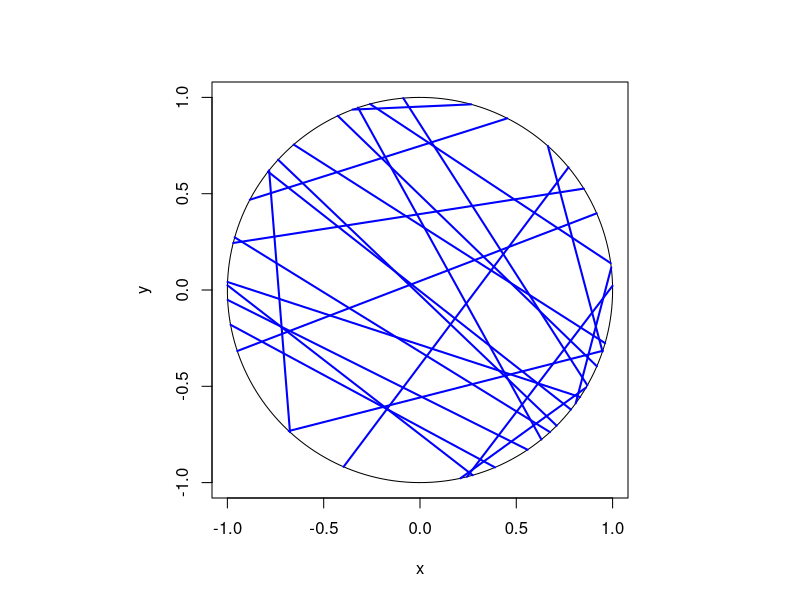

Generate this figure with R:
# Simulate a uniform Poisson line process on a disk. 
# Author: H. Paul Keeler, 2019.
# Website: hpaulkeeler.com
# Repository: github.com/hpaulkeeler/posts
# For more details, see the post:
# hpaulkeeler.com/simulating-a-poisson-line-process/

###START Parameters START###
#Poisson line process parameters
lambda=4; #intensity (ie mean density) of the Poisson line process

#Simulation disk dimensions
xx0=0; yy0=0; #center of disk
r=1; #disk radius
massLine=2*pi*r*lambda; #total measure/mass of the line process
###END Parameters END###

###START Simulate a Poisson line process on a disk START###
#Simulate Poisson point process
numbLines=rpois(1,massLine);#Poisson number of points

theta=2*pi*runif(numbLines); #choose angular component uniformly
p=r*runif(numbLines); #choose radial component uniformly
q=sqrt(r^2-p^2); #distance to circle edge (alonge line)

#calculate trig values
sin_theta=sin(theta);
cos_theta=cos(theta);

#calculate segment endpoints of Poisson line process
xx1=xx0+p*cos_theta+q*sin_theta;
yy1=yy0+p*sin_theta-q*cos_theta;
xx2=xx0+p*cos_theta-q*sin_theta;
yy2=yy0+p*sin_theta+q*cos_theta;
###END Simulate a Poisson line process on a disk END###

### START Plotting ###START
#draw circle
t=seq(0,2*pi,len=200);
xp=xx0+r*cos(t); yp=yy0+r*sin(t);
par(pty="s"); #use square plotting region
plot(xp,yp,xlab='x',ylab='y',type="l", col='black');
#plot segments of Poisson line process
segments(xx1,yy1,xx2,yy2,col='blue',lwd=2);
###END Plotting END###
